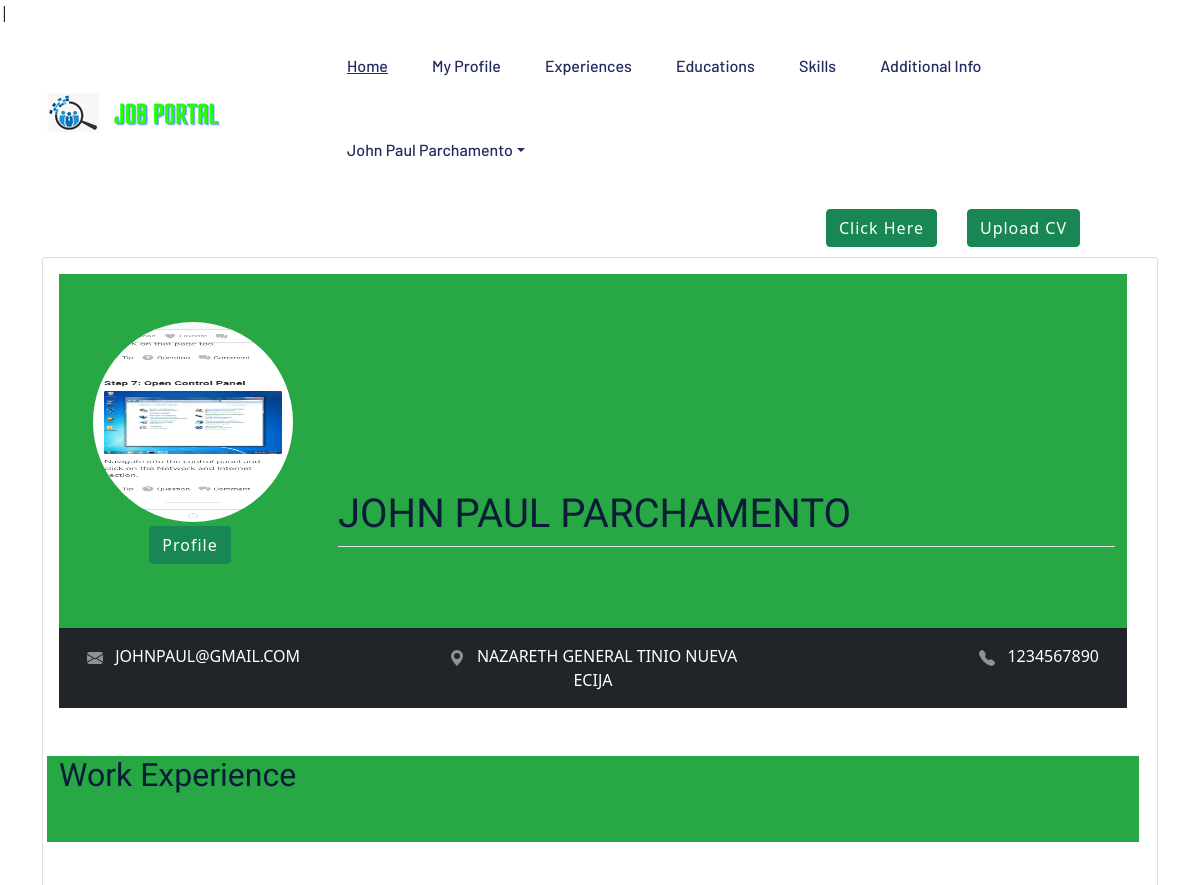
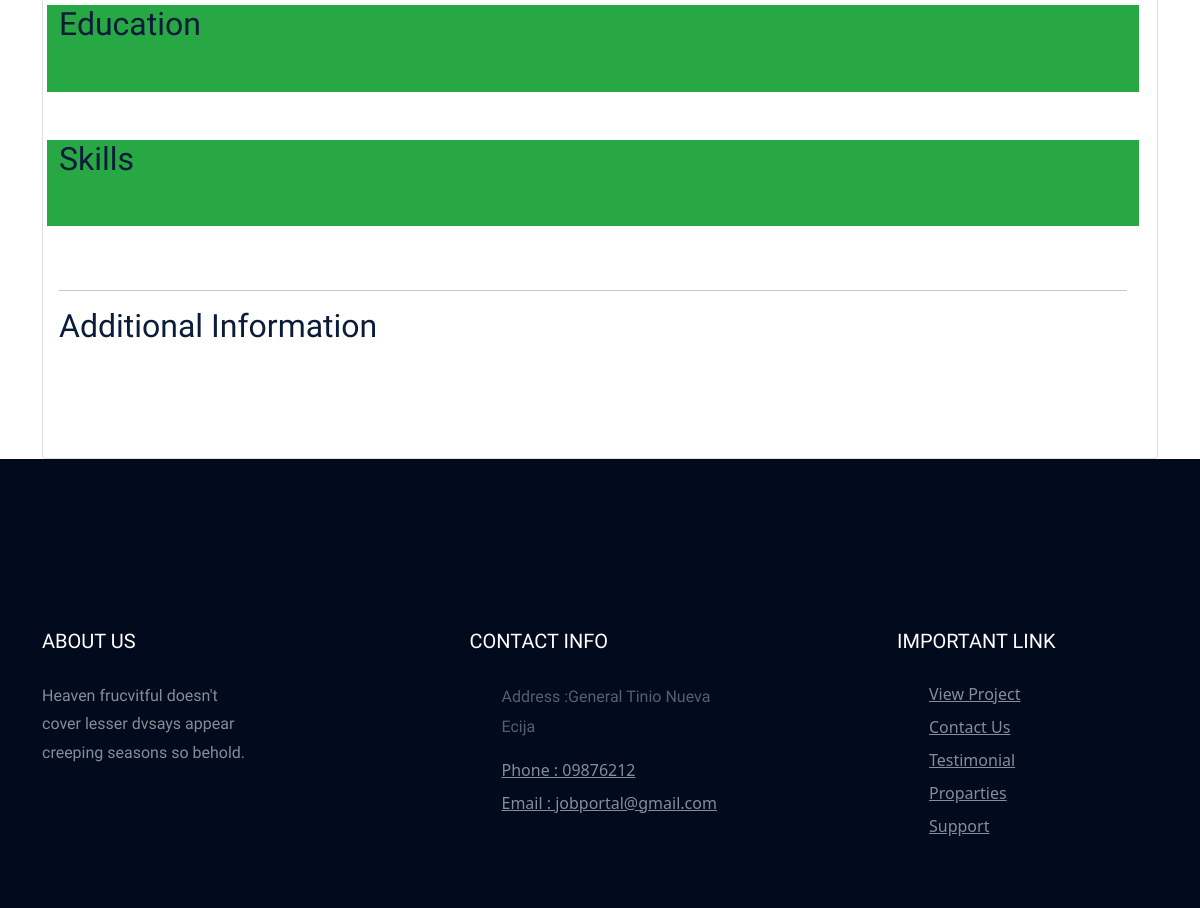
/applicantinformation.php (signed in), run on the app's committed database (2 pictures, top to bottom).
### tables this page shows
CREATE TABLE `users` (
  `user_id` int(100) NOT NULL,
  `user_profile_img` varchar(255) DEFAULT NULL,
  `user_fname` varchar(100) NOT NULL,
  `user_lname` varchar(100) NOT NULL,
  `user_contact` varchar(11) NOT NULL,
  `user_email` varchar(100) NOT NULL,
  `address` varchar(100) NOT NULL,
  `user_password` varchar(255) NOT NULL,
  `user_role_id` int(11) NOT NULL
);

### classes/CONFIGDB.php (called while the page is built, shortened)
<?php
	class CONFIGDB
	{
		private $_host = 'localhost';
		private $_username = 'root';
		private $_password = '';
		private $_database = 'job_portal_db';
		protected $connection;
		public function __construct()
		{
			if (!isset($this->connection)) {
				$this->connection = new mysqli($this->_host, $this->_username, $this->_password, $this->_database);
			}
			return $this->connection;
		}
	}
?>

### classes/CRUDAPI.php (called while the page is built, shortened)
<?php
include_once 'CONFIGDB.php';
class CRUDAPI extends CONFIGDB
{
	public function getData($query)
	{
		$result = $this->connection->query($query);
		$rows = array();
		while ($row = $result->fetch_assoc()) {
			$rows[] = $row;
		}
		return $rows;
	}
}
?>

### applicantinformation.php (the view, shortened to what this page needs)
<?php include('applicantsviews/head.php'); ?>
    <?php include('applicantsviews/headerapplicant.php'); ?>
    <main>
    <link rel="stylesheet" href="https://stackpath.bootstrapcdn.com/bootstrap/5.0.0-alpha1/css/bootstrap.min.css">
  </head>
  <button style="float:right;  margin-right:120px;" type="button" class="btn btn-success" data-id="<?php echo $_SESSION['USERID']; ?>" id="uploadCV">Upload CV</button>
  <input style="float:right;  margin-right:30px;" type="button" class="btn btn-success" value="Click Here" onclick="printDivContent()">
  <br><br>
  <body style="align-items:center;">
  <div class="container justify-content-center">
    <div class="card justify-content-center">
      <div class="card-body" style="width:1100px;">
      <div id="printContent">
    <header class="g text-white py-5" style="background-color:#28a745;">
      <div class="container">
      <?php
               if(isset($_SESSION['USERROLE'])){
                $profile= $_SESSION['USERID'];
               $role=$_SESSION['USERROLE'];
              $query = "SELECT * FROM `users` LEFT JOIN roles ON roles.id = users.user_role_id where users.user_role_id =$role";
              $result = $crudapi->getData($query);
              foreach ($result as $key => $data) {
                if(strtoupper($data["user_id"]) == $profile ){
                ?>
        <div class="row">
          <div class="col-md-3 text-left text-md-center mb-3">
            <img class="rounded-circle" src="profile/<?php echo $data["user_profile_img"];?>" alt="Profile Photo" width="200" height="200" /><br><br>
            <button style=" margin-right:5px; margin-top:-20px" type="button" class="btn btn-success" data-id="<?php echo $data["user_id"]; ?>" id="uploadProfile">Profile</button>
          </div>
          <div class="col-md-9">
            <br> <br> <br> <br> <br> <br> <br>
            <h1><?php echo strtoupper($data["user_fname"]." ".$data["user_lname"]); ?></h1>
            <p class="border-top pt-3"></p>
          </div>
        </div>
      </div>
    </header>
    <nav class="bg-dark text-white-50 mb-5">
      <div class="container">
          <div class="row p-3">
              <div class="col-md pb-2 pb-md-0">
                  <a style="text-decoration:none;" class="text-white ml-2"><?php echo strtoupper($data["user_email"]) ?></a>
              </div>
              <div class="col-md text-md-center pb-2 pb-md-0">
              <svg xmlns="http://www.w3.org/2000/svg" width="16" height="16" fill="currentColor" class="bi bi-geo-alt-fill" viewBox="0 0 16 16">
                <path d="M8 16s6-5.686 6-10A6 6 0 0 0 2 6c0 4.314 6 10 6 10zm0-7a3 3 0 1 1 0-6 3 3 0 0 1 0 6z"/>
              </svg>
                  <a style="text-decoration:none;" class="text-white ml-2"><?php echo strtoupper($data["address"]) ?></a>
              </div>
              <div class="col-md text-md-right">
                  <a style="text-decoration:none;" class="text-white ml-2"> <?php echo strtoupper($data["user_contact"]) ?></a>
              </div>
              <?php }}} ?>
          </div>
      </div>
    </nav>
      <div class="row">
        <div class="col-md mb-5" style="background-color:#28a745;">
          <h2 class="mb-5">Work Experience</h2>
        </div>
        </div>
        <div class="row">
        <div class="col-md mb-5" style="background-color:#28a745;">
          <h2 class="mb-5">Education</h2>
        </div>
        </div>
      <div class="row">
        <div class="col-md mb-5" style="background-color:#28a745;">
          <h2 class="mb-5">Skills</h2>
      </div>
    </div>
    <hr>
    <div class="row">
        <div class="col-md mb-5">
          <h2 class="mb-5">Additional Information</h2>
        </div>
        </div>
      </div>
    </div>
    </div>
    </div>
    </main>
<?php include('applicantsviews/footer.php'); ?>
<?php include('applicantsviews/script.php'); ?>

### data on the page
users: user_profile_img (picture), user_fname+user_lname "JOHN PAUL PARCHAMENTO", user_email "JOHNPAUL@GMAIL.COM", address "NAZARETH GENERAL TINIO NUEVA ECIJA", user_contact "1234567890"

### other printed values
$_SESSION['FULLNAME'] "John Paul Parchamento"
